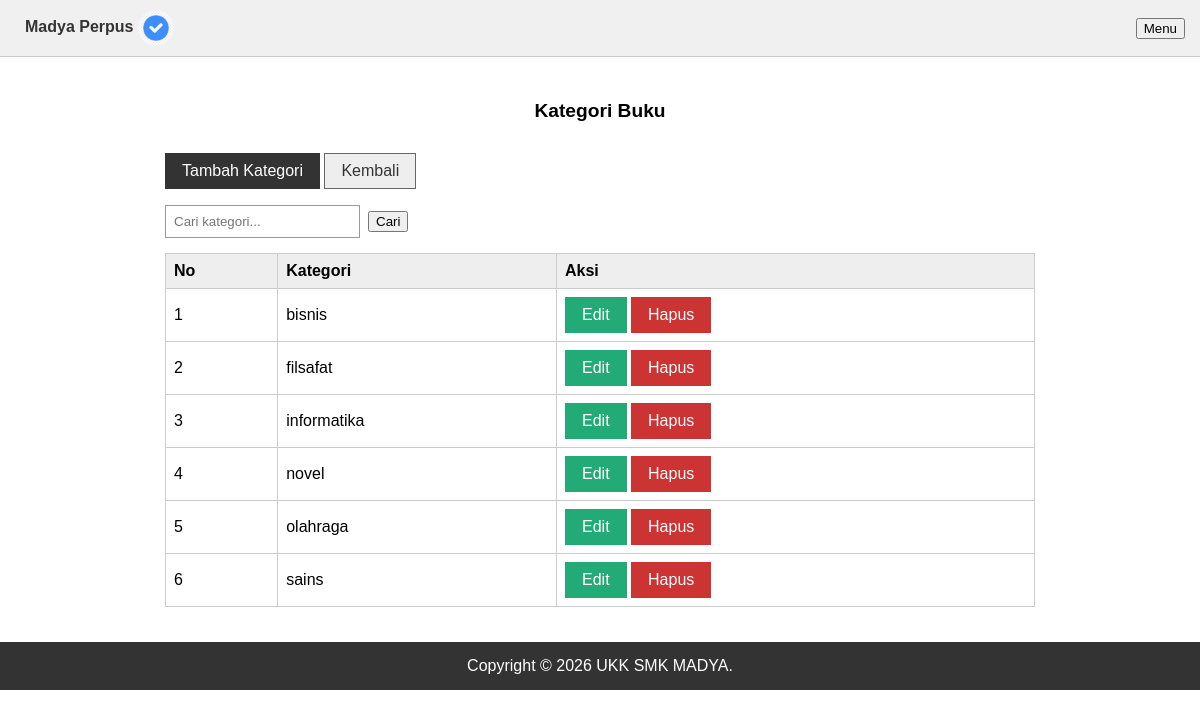
Screenshot of /DashboardAdmin/kategori/index.php (signed in) with the database file from the repository.
### tables this page shows
CREATE TABLE `kategori_buku` (
  `kategori` varchar(255) NOT NULL
);

### config/config.php (called while the page is built)
<?php
$host = "localhost";
$username = "root";
$password = "";
$database_name = "perpustakaan";
$connection = mysqli_connect($host, $username, $password, $database_name);
function queryReadData($query)
{
  global $connection;
  $result = mysqli_query($connection, $query);
  $items = [];
  while ($item = mysqli_fetch_assoc($result)) {
    $items[] = $item;
  }
  return $items;
}

### DashboardAdmin/kategori/index.php (the view, shortened to what this page needs)
<?php
require "../../config/config.php";
$kategori = queryReadData("SELECT * FROM kategori_buku ORDER BY kategori");
?>
<!DOCTYPE html>
<html lang="id">
<head>
    <link rel="stylesheet" href="../../assets/base.css">
</head>
<body>
    <nav class="nav-plain">
        <span><strong>Madya Perpus</strong> <img src="../../assets/header.png" alt="Logo" style="width:36px;height:36px;vertical-align:middle;border-radius:50%;"></span>
        <div class="dropdown-wrap">
            <button type="button" onclick="document.getElementById('menuDropdown').classList.toggle('show')">Menu</button>
        </div>
    </nav>
    <div class="container-plain">
        <h1 class="section-title">Kategori Buku</h1>
        <p><a href="tambah.php" class="btn btn-primary">Tambah Kategori</a> <a href="../dashboardAdmin.php" class="btn">Kembali</a></p>
        <form action="" method="post" class="flex-wrap" style="margin-bottom:15px;">
            <input type="text" name="keyword" placeholder="Cari kategori...">
            <button type="submit" name="cari">Cari</button>
        </form>
        <div style="overflow-x:auto;">
            <table>
                <thead>
                    <tr>
                        <th>No</th>
                        <th>Kategori</th>
                        <th>Aksi</th>
                    </tr>
                </thead>
                <tbody>
                    <?php $no = 1;
                    foreach ($kategori as $row) : ?>
                        <tr>
                            <td><?= $no++; ?></td>
                            <td><?= htmlspecialchars($row["kategori"]); ?></td>
                            <td>
                                <a href="ubah.php?kategori=<?= urlencode($row["kategori"]); ?>" class="btn btn-success">Edit</a>
                                <a href="hapus.php?kategori=<?= urlencode($row["kategori"]); ?>" class="btn btn-danger" onclick="return confirm('Hapus kategori ini? Buku dengan kategori ini juga akan terhapus (CASCADE).');">Hapus</a>
                            </td>
                        </tr>
                    <?php endforeach; ?>
                </tbody>
            </table>
        </div>
    </div>
    <footer class="page-footer">Copyright © 2026 UKK SMK MADYA.</footer>
</body>
</html>

### assets/base.css (style rules this page uses)
* { box-sizing: border-box; }
body { margin: 0; font-family: sans-serif; }
.nav-plain { display: flex; justify-content: space-between; align-items: center; padding: 10px 15px; background: #f0f0f0; border-bottom: 1px solid #ccc; }
.nav-plain a, .nav-plain span { color: #333; text-decoration: none; margin-left: 10px; }
.nav-plain img { width: 36px; height: 36px; vertical-align: middle; border-radius: 50%; }
.container-plain { max-width: 900px; margin: 0 auto; padding: 15px; }
.btn { padding: 8px 16px; border: 1px solid #666; cursor: pointer; font-size: 1rem; text-decoration: none; display: inline-block; background: #eee; color: #333; }
.btn-primary { background: #333; color: #fff; border-color: #333; }
.btn-success { background: #2a7; color: #fff; border-color: #2a7; }
.btn-danger { background: #c33; color: #fff; border-color: #c33; }
.dropdown-wrap { position: relative; }
table { width: 100%; border-collapse: collapse; }
th, td { padding: 8px; text-align: left; border: 1px solid #ccc; }
th { background: #eee; }
.page-footer { text-align: center; padding: 15px; background: #333; color: #fff; margin-top: 20px; }
.section-title { text-align: center; padding: 15px; font-size: 1.2rem; }
.flex-wrap { display: flex; flex-wrap: wrap; gap: 8px; align-items: center; }
input[type="text"], input[type="number"], input[type="password"], input[type="date"], input[type="file"], textarea { padding: 8px; border: 1px solid #999; }

### rows the page displays
kategori_buku: kategori "bisnis"
kategori_buku: kategori "filsafat"
kategori_buku: kategori "informatika"
kategori_buku: kategori "novel"
kategori_buku: kategori "olahraga"
kategori_buku: kategori "sains"
